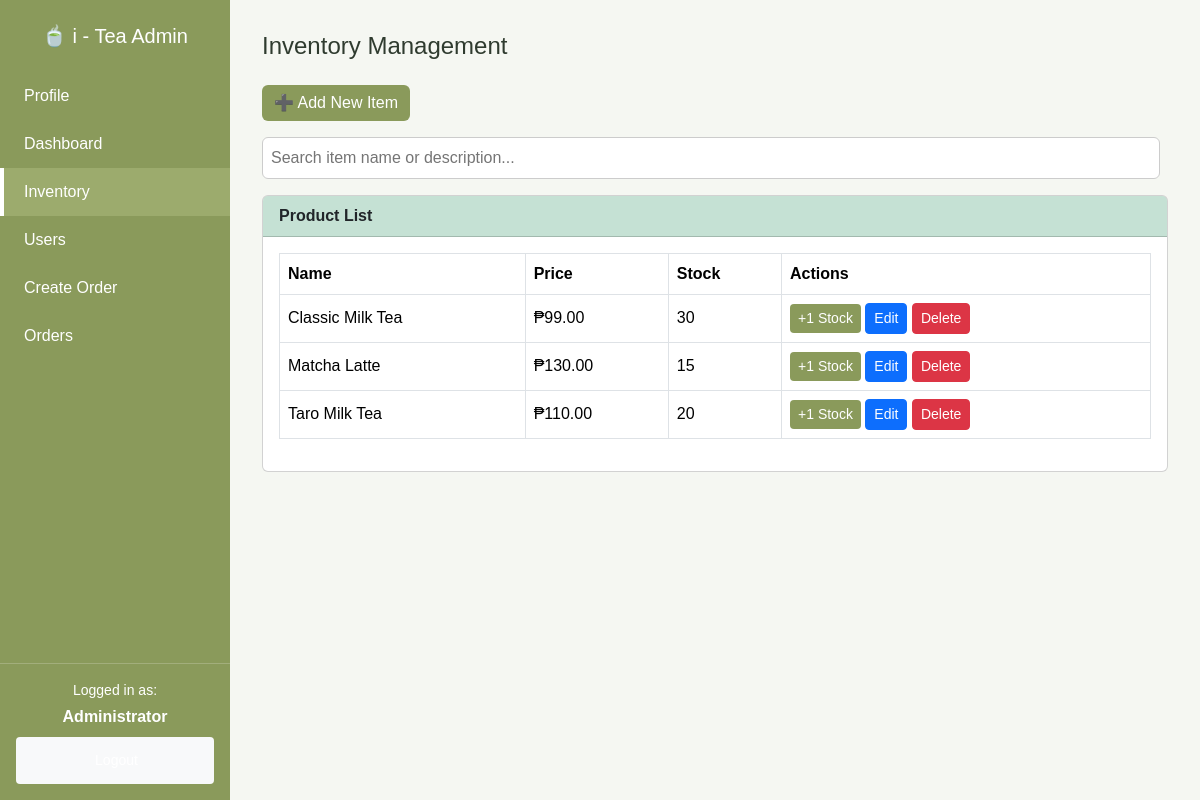
/public/admin/inventory.php (signed in), run on the app's committed database.
### tables this page shows
CREATE TABLE users (
  id INT AUTO_INCREMENT PRIMARY KEY,
  username VARCHAR(100) NOT NULL UNIQUE,
  password VARCHAR(255) NOT NULL,
  full_name VARCHAR(150),
  role ENUM('admin','staff') NOT NULL DEFAULT 'staff',
  created_at TIMESTAMP DEFAULT CURRENT_TIMESTAMP
);

CREATE TABLE inventory (
  id INT AUTO_INCREMENT PRIMARY KEY,
  name VARCHAR(150) NOT NULL,
  description TEXT,
  price DECIMAL(10,2) NOT NULL DEFAULT 0.00,
  stock_qty INT NOT NULL DEFAULT 0,
  is_active TINYINT(1) NOT NULL DEFAULT 1,
  created_at TIMESTAMP DEFAULT CURRENT_TIMESTAMP,
  updated_at TIMESTAMP NULL ON UPDATE CURRENT_TIMESTAMP
);

### includes/auth.php (called while the page is built, shortened)
<?php
function current_user() {
    return $_SESSION['user'] ?? null;
}
function refresh_user_session($pdo) {
    if(isset($_SESSION['user']['id'])) {
        $stmt = $pdo->prepare("SELECT id, username, full_name, role FROM users WHERE id = ?");
        $stmt->execute([$_SESSION['user']['id']]);
    }
}

### public/admin/inventory.php (the view, shortened to what this page needs)
<?php
require_once __DIR__ . '/../../includes/config.php';
require_once __DIR__ . '/../../includes/auth.php';
refresh_user_session($pdo);
$u = current_user();
$items = $pdo->query("SELECT * FROM inventory ORDER BY name")->fetchAll();
?>
<!doctype html>
<html lang="en">
<head>
<link href="https://cdn.jsdelivr.net/npm/bootstrap@5.3.2/dist/css/bootstrap.min.css" rel="stylesheet">
</head>
<body>
  <div class="sidebar">
    <div>
      <h5 class="text-center mb-4">🍵 i - Tea <?= ucfirst($u['role']) ?></h5>
      <?php if ($u['role'] === 'admin'): ?>
        <a href="profile.php">Profile</a>
        <a href="dashboard.php">Dashboard</a>
        <a href="inventory.php" class="active">Inventory</a>
        <a href="users.php">Users</a>
        <a href="ordering.php">Create Order</a>
        <a href="order.php">Orders</a>
      <?php endif; ?>
    </div>
    <div class="sidebar-footer">
      <p class="mb-1 small">Logged in as:</p>
      <strong><?= htmlspecialchars($u['full_name'] ?? $u['username']) ?></strong><br>
      <a href="/Ordering/public/logout.php" class="btn btn-light btn-sm mt-2">Logout</a>
    </div>
  </div>
  <div class="main-content">
    <h4 class="mb-4">Inventory Management</h4>
    <?php if ($u['role'] === 'admin'): ?>
      <a href="inventory_add.php" class="btn btn-success mb-3">➕ Add New Item</a>
    <?php endif; ?>
    <div class="search-bar">
      <input type="text" id="searchBox" placeholder="Search item name or description...">
    </div>
    <div class="card">
      <div class="card-header bg-success bg-opacity-25 fw-semibold">Product List</div>
      <div class="card-body">
        <table class="table table-bordered align-middle">
          <thead>
            <tr><th>Name</th><th>Price</th><th>Stock</th><th>Actions</th></tr>
          </thead>
          <tbody id="inventoryTable">
            <?php foreach ($items as $it): ?>
              <tr>
                <td><?= htmlspecialchars($it['name']) ?></td>
                <td>₱<?= number_format($it['price'], 2) ?></td>
                <td><?= $it['stock_qty'] > 0 ? htmlspecialchars($it['stock_qty']) : '<span class="text-danger">Out of Stock</span>' ?></td>
                <td>
                  <button class="btn btn-sm btn-success add-stock-btn" data-id="<?= $it['id'] ?>">+1 Stock</button>
                  <?php if ($u['role'] === 'admin'): ?>
                    <a href="inventory_edit.php?id=<?= $it['id'] ?>" class="btn btn-sm btn-primary">Edit</a>
                    <a href="inventory_delete.php?id=<?= $it['id'] ?>" class="btn btn-sm btn-danger">Delete</a>
                  <?php endif; ?>
                </td>
              </tr>
            <?php endforeach; ?>
          </tbody>
        </table>
      </div>
    </div>
  </div>
</body>
</html>

### public/admin/inventory.php (style rules this page uses)
body { font-family: 'Poppins', sans-serif; background-color: #f5f7f2; color: #2f3b2f; display: flex; height: 100vh; margin: 0; }
.sidebar { width: 230px; background-color: #8a9a5b; color: #fff; padding-top: 1.5rem; flex-shrink: 0; display: flex; flex-direction: column; justify-content: space-between; height: 100vh; position: fixed; top: 0; left: 0; }
.sidebar a { color: #fff; text-decoration: none; display: block; padding: 12px 20px; transition: 0.3s; border-left: 4px solid transparent; }
.sidebar a:hover, .sidebar a.active { background-color: #9cab6d; border-left: 4px solid #fff; }
.sidebar-footer { padding: 1rem; text-align: center; border-top: 1px solid rgba(255,255,255,0.2); }
.main-content { margin-left: 230px; padding: 2rem; width: 100%; }
.table thead { background-color: #8a9a5b; color: white; }
.btn-success { background-color: #8a9a5b; border: none; }
.search-bar { display: flex; align-items: center; margin-bottom: 1rem; }
.search-bar input { flex: 1; padding: 8px; border: 1px solid #ccc; border-radius: 6px; margin-right: 8px; }

### data on the page
users: role "Admin", full_name "Administrator"
inventory: name "Classic Milk Tea", price "99.00", stock_qty "30"
inventory: name "Matcha Latte", price "130.00", stock_qty "15"
inventory: name "Taro Milk Tea", price "110.00", stock_qty "20"
